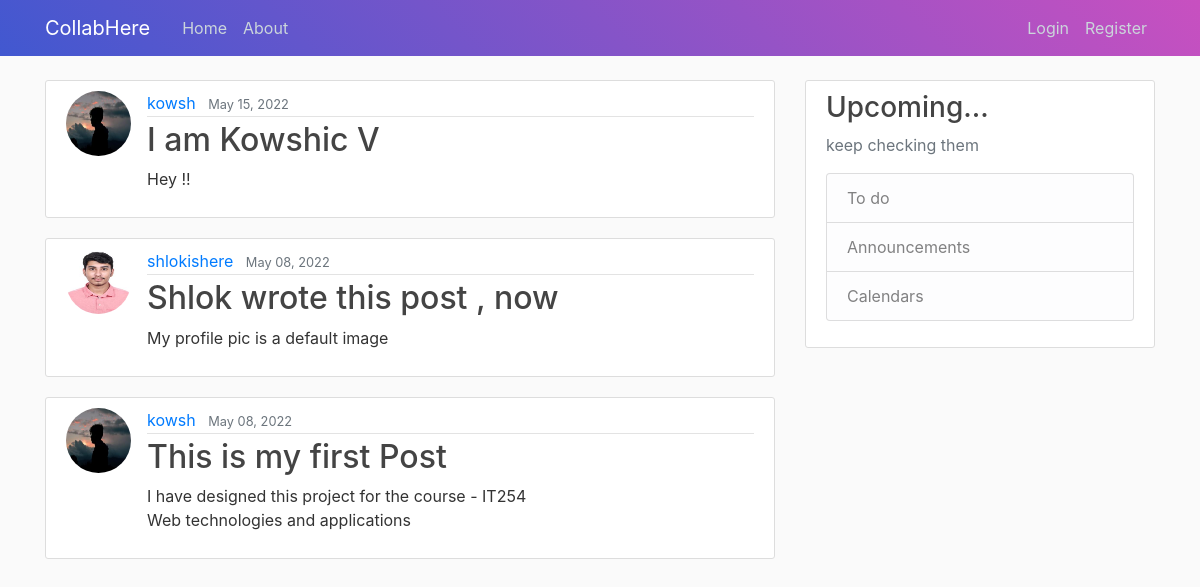
The page / on the database its author committed.
### blog/models.py (models this page shows, shortened)
class Post(models.Model):
    title = models.CharField(max_length=100)
    content = models.TextField()
    date_posted = models.DateTimeField(default=timezone.now)
    author = models.ForeignKey(User, on_delete=models.CASCADE)

### users/models.py (models this page shows, shortened)
class Profile(models.Model):
    user = models.OneToOneField(User, on_delete=models.CASCADE)
    image = models.ImageField(default='default.jpg', upload_to='profile_pics')

### blog/views.py (the view)
# urls.py: path('', PostListView.as_view(), name='blog-home'),
class PostListView(ListView):
    model = Post
    template_name = 'blog/home.html'  # <app>/<model>_<viewtype>.html
    context_object_name = 'posts'
    ordering = ['-date_posted']
    paginate_by = 5

### blog/templates/blog/home.html (shortened to what this page needs)
{% extends "blog/base.html" %}
{% block content %}
    {% for post in posts %}
        <article class="media content-section">
            <img class="rounded-circle article-img" src="{{ post.author.profile.image.url }}">
            <div class="media-body">
                <div class="article-metadata">
                    <a class="mr-2" href="{% url 'user-posts' post.author.username %}">{{ post.author }}</a>
                    <small class="text-muted">{{ post.date_posted|date:"F d, Y" }}</small>
                </div>
                <h2><a class="article-title" href="{% url 'post-detail' post.id %}">{{ post.title }}</a></h2>
                <p class="article-content">{{ post.content }}</p>
            </div>
        </article>
    {% endfor %}
{% endblock content %}

### blog/templates/blog/base.html (shortened to what this page needs)
{% load static %}
<!DOCTYPE html>
<html>
<head>
    <link rel="stylesheet" href="https://maxcdn.bootstrapcdn.com/bootstrap/4.0.0/css/bootstrap.min.css"
>
    <link rel="stylesheet" type="text/css" href="{% static 'blog/main.css' %}">
</head>
<body>
    <header class="site-header">
        <nav class="navbar navbar-expand-md navbar-dark bg-steel fixed-top">
            <div class="container">
                <a class="navbar-brand mr-4" href="{% url 'blog-home' %}">CollabHere</a>
                <div class="collapse navbar-collapse" id="navbarToggle">
                    <div class="navbar-nav mr-auto">
                        <a class="nav-item nav-link" href="{% url 'blog-home' %}">Home</a>
                        <a class="nav-item nav-link" href="{% url 'blog-about' %}">About</a>
                    </div>
                    <div class="navbar-nav">
                        {% if user.is_authenticated %}
                            <a class="nav-item nav-link" href="{% url 'post-create' %}">New Post</a>
                            <a class="nav-item nav-link" href="{% url 'profile' %}">Profile</a>
                            <a class="nav-item nav-link" href="{% url 'logout' %}">Logout</a>
                        {% else %}
                            <a class="nav-item nav-link" href="{% url 'login' %}">Login</a>
                            <a class="nav-item nav-link" href="{% url 'register' %}">Register</a>
                        {% endif %}
                    </div>
                </div>
            </div>
        </nav>
    </header>
    <main role="main" class="container">
        <div class="row">
            <div class="col-md-8">
                {% block content %}{% endblock %}
            </div>
            <div class="col-md-4">
                <div class="content-section">
                    <h3>Upcoming...</h3>
                    <p class='text-muted'>keep checking them
                    <ul class="list-group">
                        <li class="list-group-item list-group-item-light">To do</li>
                        <li class="list-group-item list-group-item-light">Announcements</li>
                        <li class="list-group-item list-group-item-light">Calendars</li>
                    </ul>
                    </p>
                </div>
            </div>
        </div>
    </main>
</body>
</html>

### blog/static/blog/main.css (style rules this page uses)
body { background: #fafafa; color: #333333; margin-top: 5rem; }
h1, h2, h3, h4, h5, h6 { color: #444444; }
ul { margin: 0; }
.bg-steel { background: #9053c7; background: linear-gradient(-135deg, #c850c0, #4158d0); }
.site-header .navbar-nav .nav-link { color: #cbd5db; }
.content-section { background: #ffffff; padding: 10px 20px; border: 1px solid #dddddd; border-radius: 3px; margin-bottom: 20px; }
.article-title { color: #444444; }
.article-content { white-space: pre-line; }
.article-img { height: 65px; width: 65px; margin-right: 16px; }
.article-metadata { padding-bottom: 1px; margin-bottom: 4px; border-bottom: 1px solid #e3e3e3 }

### rows shown on the page
Post: author.profile.image (picture), author "kowsh", date_posted "May 15, 2022", title "I am Kowshic V", content "Hey !!"
Post: author.profile.image (picture), author "shlokishere", date_posted "May 08, 2022", title "Shlok wrote this post , now", content "My profile pic is a default image"
Post: author.profile.image (picture), author "kowsh", date_posted "May 08, 2022", title "This is my first Post", content "I have designed this project for the course - IT254 Web technologies and applications"
